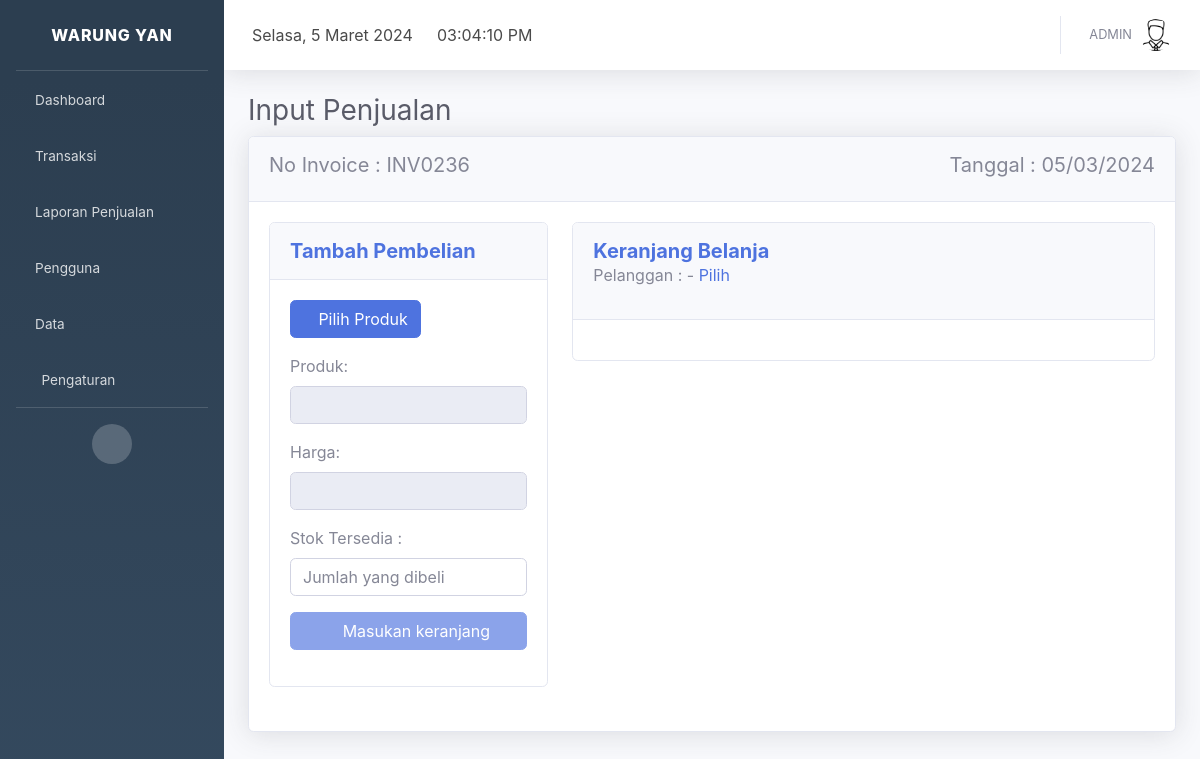
The page /index.php?page=input_penjualan&add=produk_belum_dipilih (signed in) on the database its author committed.
### tables this page shows
CREATE TABLE `profil_aplikasi` (
  `id` int(11) NOT NULL,
  `nama_aplikasi` varchar(30) NOT NULL,
  `alamat` varchar(100) NOT NULL,
  `no_telp` char(14) NOT NULL,
  `logo` varchar(100) NOT NULL
);

CREATE TABLE `pengguna` (
  `id_pengguna` int(11) NOT NULL,
  `kode_pengguna` char(9) NOT NULL,
  `nama_pengguna` varchar(50) NOT NULL,
  `email` varchar(35) NOT NULL,
  `no_telp` char(14) NOT NULL,
  `foto` varchar(100) NOT NULL,
  `username` varchar(50) NOT NULL,
  `password` varchar(500) NOT NULL,
  `level` varchar(10) NOT NULL,
  `status` int(11) NOT NULL
);

### page/penjualan/input-penjualan.php (the view, shortened to what this page needs)
<div class="container-fluid">
  <h1 class="h3 mb-2 text-gray-800">Input Penjualan</h1>
  <?php
  include 'config/database.php';
  $query = mysqli_query($kon, "SELECT max(id_penjualan) as id_penjualan_terbesar FROM penjualan");
  $data = mysqli_fetch_array($query);
  $id_penjualan = $data['id_penjualan_terbesar'];
  $id_penjualan++;
  $huruf = "INV";
  $invoice = $huruf . sprintf("%04s", $id_penjualan);
  ?>
  <form action="page/penjualan/simpan-penjualan.php" method="post">
    <div class="card shadow mb-4">
      <div class="card-header py-3">
        <div class="row">
          <div class="col-sm-6">
            <h5 style="text-align:left">No Invoice : <?php echo $invoice; ?></h5>
          </div>
          <div class="col-sm-6">
            <h5 style="text-align:right">Tanggal : <?php echo date("d/m/Y"); ?></h5>
          </div>
        </div>
      </div>
      <div class="card-body">
        <div class="row">
          <div class="col-sm-4">
            <div class="card mb-4">
              <div class="card-header py-3">
                <h5 class="m-0 font-weight-bold text-primary">Tambah Pembelian</h5>
              </div>
              <div class="card-body">
                <div class="row">
                  <div class="col-sm-12">
                    <div class="form-group">
                      <button type="button" data-toggle="modal" data-target="#modal" class="btn btn-primary"><span class="text"><i class="fas fa-shopping-bag fa-sm"></i> Pilih Produk</span></button>
                    </div>
                  </div>
                </div>
                <div class="row">
                  <div class="col-sm-12">
                    <div class="form-group">
                      <label>Produk:</label>
                      <input name="nama_produk" id="nama_produk" type="text" class="form-control" disabled>
                    </div>
                    <div class="form-group">
                      <label>Harga:</label>
                      <input name="harga" id="harga_produk" type="text" class="form-control" disabled>
                    </div>
                    <div class="form-group">
                      <label>Stok Tersedia : <span id="info_stok_produk"> </span> </label>
                      <input name="jumlah" type="text" id="jumlah_beli" class="form-control" placeholder="Jumlah yang dibeli">
                    </div>
                    <div class="form-group">
                      <button type="button" id="tambahkan_ke_keranjang" aksi="tambahkan_ke_keranjang" disabled class="btn btn-primary btn-block"><span class="text"><i class="fas fa-shopping-cart fa-sm"></i> Masukan keranjang</span></button>
                    </div>
                  </div>
                </div>
              </div>
            </div>
          </div>
          <div class="col-sm-8">
            <div class="card mb-4">
              <div class="card-header py-3">
                <h5 class="m-0 font-weight-bold text-primary">Keranjang Belanja</h5>
                <p id="tampil_pelanggan">Pelanggan : - <a href="" data-toggle="modal" data-target="#pilih_pelanggan">Pilih</a></p>
              </div>
              <div class="card-body">
              </div>
            </div>
          </div>
        </div>
      </div>
    </div>
  </form>
</div>

### index.php (shortened to what this page needs)
<?php
include 'config/database.php';
$hasil = mysqli_query($kon, "select * from profil_aplikasi order by nama_aplikasi desc limit 1");
$data = mysqli_fetch_array($hasil);
?>
<!DOCTYPE html>
<html lang="en">
<head>
  <link href="assets/vendor/fontawesome-free/css/all.min.css" rel="stylesheet" type="text/css">
  <link href="assets/font/font.css" rel="stylesheet">
  <link href="assets/css/sb-admin-2.min.css" rel="stylesheet">
  <link href="assets/vendor/datatables/dataTables.bootstrap4.min.css" rel="stylesheet">
  <link rel="stylesheet" href="assets/plugin/datepicker/css/datepicker.css">
</head>
<body>
  <div id="wrapper">
    <ul class="navbar-nav sidebar sidebar-dark accordion" id="accordionSidebar" style="background-image: linear-gradient(180deg, #2c3e50 10%, #34495e 100%);">
      <a class="sidebar-brand d-flex align-items-center justify-content-center" href="index.php?page=dashboard">
        <div class="sidebar-brand-text mx-3"><?php echo $data['nama_aplikasi']; ?></div>
      </a>
      <hr class="sidebar-divider my-0">
      <li class="nav-item">
        <a class="nav-link" href="index.php?page=dashboard">
          <i class="fas fa-home"></i>
          <span>Dashboard</span></a>
      </li>
      <li class="nav-item">
        <a class="nav-link collapsed" href="#" data-toggle="collapse" data-target="#transaksi" aria-expanded="true" aria-controls="collapseTwo">
          <i class="fas fa-shopping-cart"></i>
          <span>Transaksi</span>
        </a>
      </li>
      <?php if ($_SESSION["level"] == "Admin" || $_SESSION["level"] == "Manajer") : ?>
        <li class="nav-item">
          <a class="nav-link collapsed" href="#" data-toggle="collapse" data-target="#laporan" aria-expanded="true" aria-controls="collapseTwo">
            <i class="fas fa-book"></i>
            <span>Laporan Penjualan</span>
          </a>
        </li>
      <?php endif; ?>
      <?php if ($_SESSION["level"] == "Admin") : ?>
        <li class="nav-item">
          <a class="nav-link collapsed" href="#" data-toggle="collapse" data-target="#pengguna" aria-expanded="true" aria-controls="collapseTwo">
            <i class="fas fa-users"></i>
            <span>Pengguna</span>
          </a>
        </li>
        <li class="nav-item">
          <a class="nav-link collapsed" href="#" data-toggle="collapse" data-target="#master_data" aria-expanded="true" aria-controls="collapseTwo">
            <i class="fas fa-database"></i>
            <span>Data</span>
          </a>
        </li>
      <?php endif; ?>
      <?php if ($_SESSION["level"] == "Admin") : ?>
<li class="nav-item">
          <a class="nav-link collapsed" href="#" data-toggle="collapse" data-target="#pengaturan" aria-expanded="true" aria-controls="collapseTwo">
            <i class="fas fa-fw fa-cog"></i>
            <span>Pengaturan</span>
          </a>
        </li>
      <?php endif; ?>
      <hr class="sidebar-divider d-none d-md-block">
      <div class="text-center d-none d-md-inline">
        <button class="rounded-circle border-0" id="sidebarToggle"></button>
      </div>
    </ul>
    <div id="content-wrapper" class="d-flex flex-column">
      <div id="content">
        <nav class="navbar navbar-expand navbar-light bg-white topbar mb-4 static-top shadow">
          <div class="top-navbar d-none d-xl-block">
            <ul class="navbar-nav align-items-center">
              <li class="nav-item">
                <a class="nav-link">
                  <div id="date">
                  </div>
                </a>
              </li>
            </ul>
          </div>
          <div class="top-navbar d-none d-xl-block">
            <ul class="navbar-nav align-items-center">
              <li class="nav-item">
                <a class="nav-link">
                  <div id="clock">
                  </div>
                </a>
              </li>
            </ul>
          </div>
          <ul class="navbar-nav ml-auto">
            <?php
            include 'config/database.php';
            $id_pengguna = $_SESSION["id_pengguna"];
            $hasil = mysqli_query($kon, "select nama_pengguna,foto from pengguna where id_pengguna=$id_pengguna");
            $row = mysqli_fetch_array($hasil);
            ?>
            <li class="nav-item dropdown no-arrow">
              <a class="nav-link dropdown-toggle" href="#" id="userDropdown" role="button" data-toggle="dropdown" aria-haspopup="true" aria-expanded="false">
                <span class="mr-2 d-none d-lg-inline text-gray-600 small"><?php echo $row["nama_pengguna"]; ?></span>
                <img class="img-profile rounded-circle" src="page/pengguna/foto/<?php echo $row["foto"]; ?>">
              </a>
            </li>
          </ul>
        </nav>
        <?php
        if (isset($_GET['page'])) {
          $page = $_GET['page'];
          switch ($page) {
            case 'input_penjualan':
              include "page/penjualan/input-penjualan.php";
              break;
          }
        }
        ?>
      </div>
    </div>
  </div>
  <link href="assets/plugin/select2/select2.min.css" rel="stylesheet" />
</body>
</html>

### rows shown on the page
profil_aplikasi: nama_aplikasi "WARUNG YAN"
pengguna: nama_pengguna "ADMIN", foto (picture)

### other values the page prints
$invoice "INV0236"
